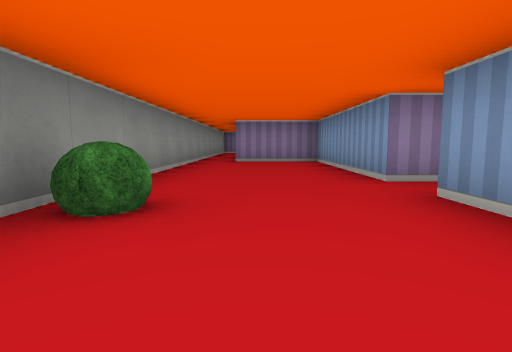
[1] (above)

16 first-person views from a walk through a cub3D level. The camera is about half as high as the walls, tilts 6° down and sees 80° across. The floor is counted in squares. Each view is taken from the middle of a square. On the plan, view 1 faces up. The plan holds only what a view shows up to about 9 squares ahead; the rest is blank.

[2]
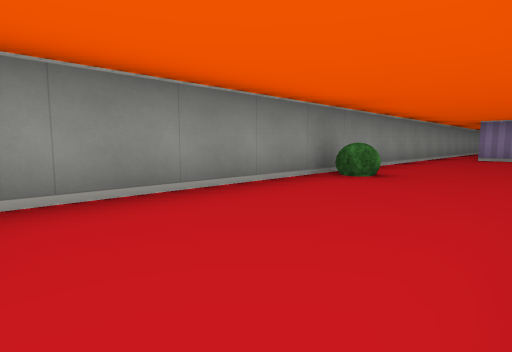

[3]
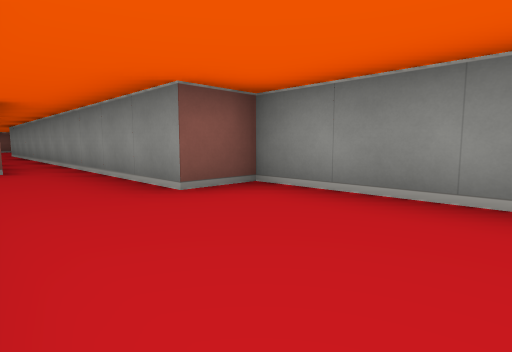

[4]
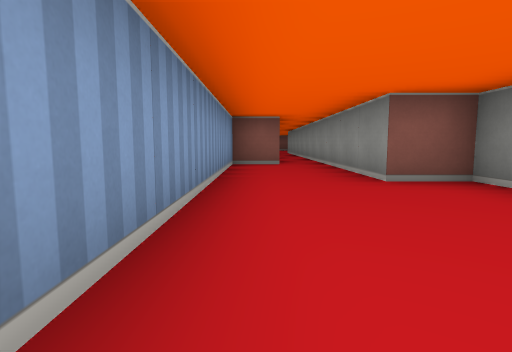

[5]
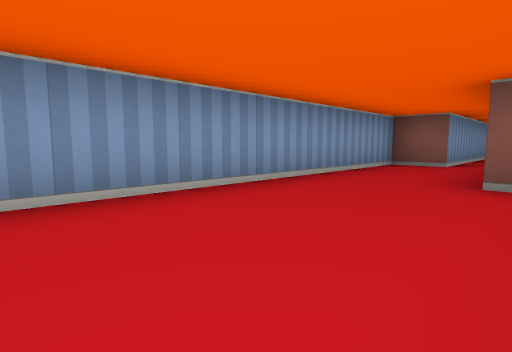

[6]
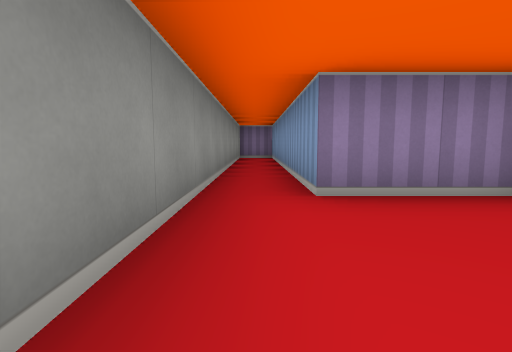

[7]
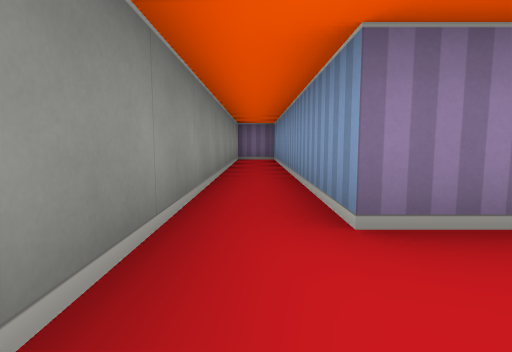

[8]
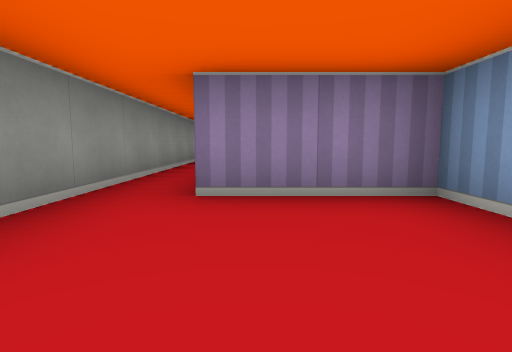

[9]
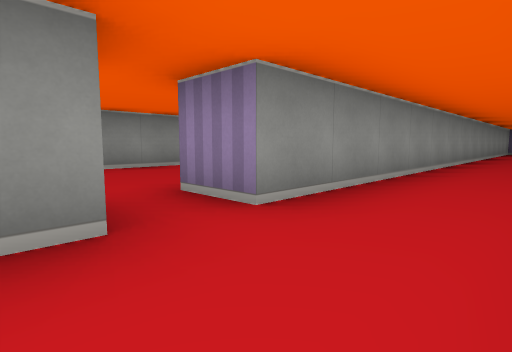

[10]
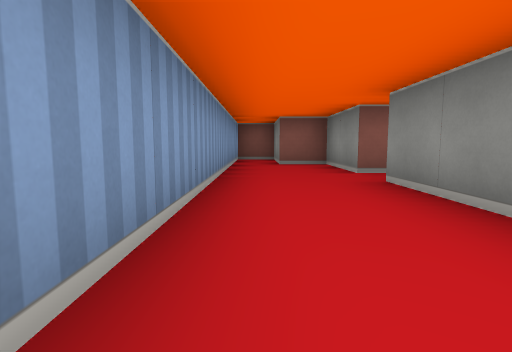

[11]
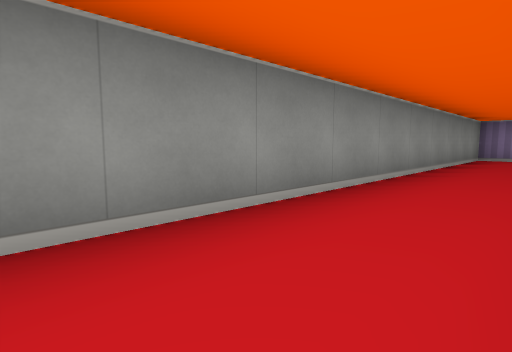

[12]
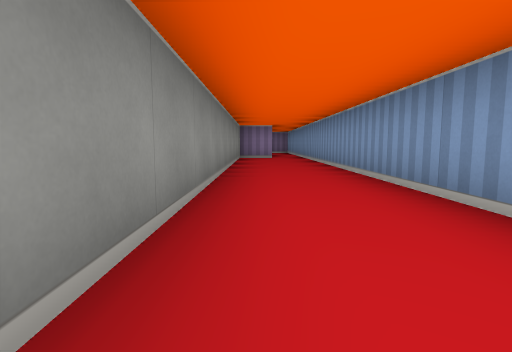

[13]
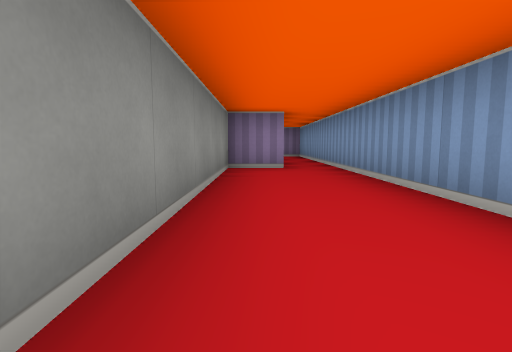

[14]
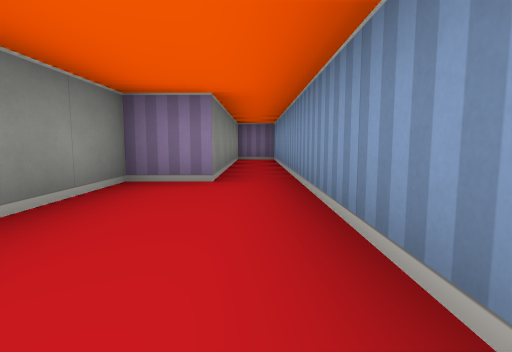

[15]
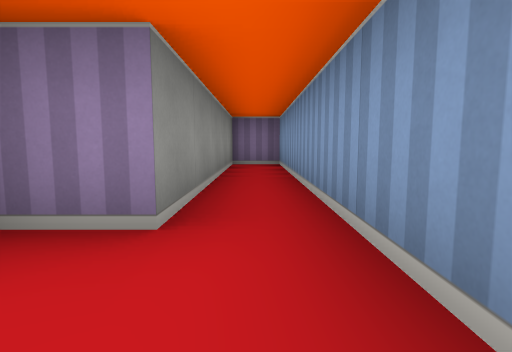

[16]
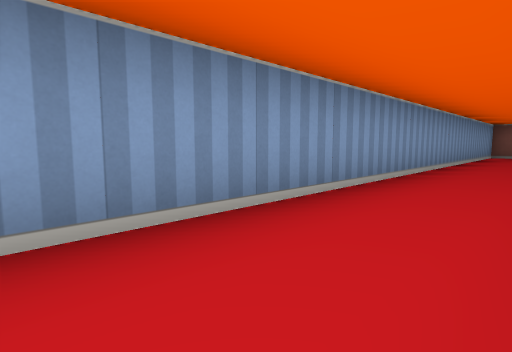

### Floor plan
Ten units are one square. View 1 is at (0, 0); x grows to the right and y downward. Boxes are objects, and circles mark ways between rooms. Rooms are numbered by the first view taken in them; rooms with no view inside come last. Other rooms are left out.
<svg viewBox="-20 -230 70 347">
<path fill="none" stroke="#000" d="M15 -35 15 -75 -5 -75 -5 -145 -15 -145 -15 25 -5 25 -5 112M5 95 5 55 15 55 15 -25M20 -25 25 -25 25 -5 35 -5 35 15 45 15 45 -225 35 -225 35 -175 25 -175 25 -35 15 -35"/>
<rect x="-15" y="-25" width="10" height="10" fill="#bbb"><title>bush</title></rect>
<circle cx="20" cy="-30" r="3" fill="#2a7"/>
<text x="0" y="-10">1</text>
<text x="40" y="-100">2</text>
</svg>
Room 1 opens to room 2.

Where each view was taken, in squares from view 1:
view 1: 0 up, 0 right, facing up
view 2: 2 down, 1 right, facing up-left
view 3: 0 up, 1 right, facing down-left
view 4: 1 up, 1 right, facing down
view 5: 1 up, 1 left, facing down-right
view 6: 5 up, 1 left, facing up
view 7: 6 up, 1 left, facing up
view 8: 5 up, 0 right, facing up
view 9: 2 up, 4 right, facing up-left
view 10: 7 up, 4 right, facing down
view 11: 8 up, 4 right, facing up-left
view 12: 8 up, 3 right, facing up
view 13: 12 up, 3 right, facing up
view 14: 14 up, 4 right, facing up
view 15: 16 up, 4 right, facing up
view 16: 10 up, 3 right, facing down-right
